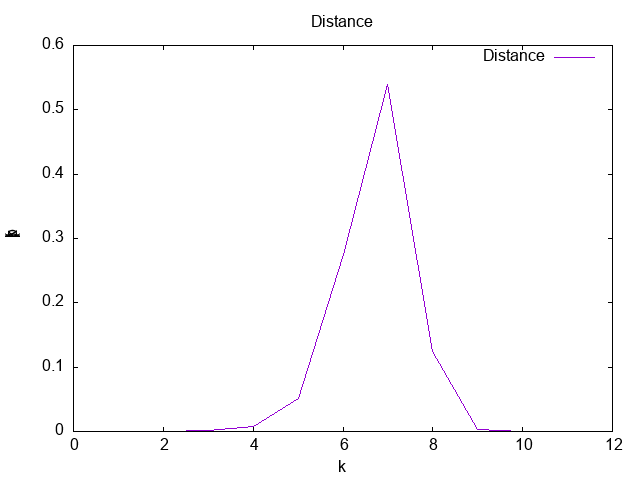

Recreate this plot in gnuplot.
set terminal png  
set title "Distance"
set xlabel 'k' 
set ylabel 'p(k)' 
set output 'distance.png' 
plot 'dd_distance_random.dat' title 'Distance' with lines ls 1 